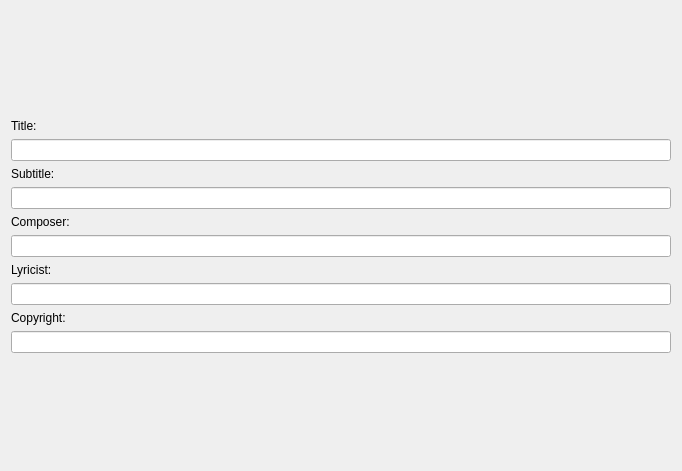
<?xml version="1.0" encoding="UTF-8"?>
<ui version="4.0">
 <class>MpNewWizard</class>
 <widget class="QWidget" name="MpNewWizard">
  <property name="geometry">
   <rect>
    <x>0</x>
    <y>0</y>
    <width>682</width>
    <height>471</height>
   </rect>
  </property>
  <property name="windowTitle">
   <string/>
  </property>
  <layout class="QGridLayout">
   <item row="9" column="1">
    <widget class="QLineEdit" name="poet">
     <property name="maximumSize">
      <size>
       <width>800</width>
       <height>16777215</height>
      </size>
     </property>
     <property name="accessibleName">
      <string>Lyricist</string>
     </property>
     <property name="accessibleDescription">
      <string>Insert lyricist's name here</string>
     </property>
    </widget>
   </item>
   <item row="13" column="1">
    <spacer>
     <property name="orientation">
      <enum>Qt::Vertical</enum>
     </property>
     <property name="sizeHint" stdset="0">
      <size>
       <width>20</width>
       <height>40</height>
      </size>
     </property>
    </spacer>
   </item>
   <item row="4" column="1">
    <widget class="QLineEdit" name="subtitle">
     <property name="maximumSize">
      <size>
       <width>800</width>
       <height>16777215</height>
      </size>
     </property>
     <property name="accessibleName">
      <string>Subtitle</string>
     </property>
     <property name="accessibleDescription">
      <string>Insert subtitle here</string>
     </property>
    </widget>
   </item>
   <item row="6" column="1">
    <widget class="QLineEdit" name="composer">
     <property name="maximumSize">
      <size>
       <width>800</width>
       <height>16777215</height>
      </size>
     </property>
     <property name="accessibleName">
      <string>Composer</string>
     </property>
     <property name="accessibleDescription">
      <string>Insert composer's name here</string>
     </property>
    </widget>
   </item>
   <item row="2" column="1">
    <widget class="QLineEdit" name="title">
     <property name="maximumSize">
      <size>
       <width>800</width>
       <height>16777215</height>
      </size>
     </property>
     <property name="accessibleName">
      <string>Title</string>
     </property>
     <property name="accessibleDescription">
      <string>Insert title here</string>
     </property>
    </widget>
   </item>
   <item row="10" column="1">
    <widget class="QLabel" name="label_5">
     <property name="text">
      <string>Copyright:</string>
     </property>
    </widget>
   </item>
   <item row="7" column="1">
    <widget class="QLabel" name="label_4">
     <property name="text">
      <string>Lyricist:</string>
     </property>
    </widget>
   </item>
   <item row="5" column="1">
    <widget class="QLabel" name="label_3">
     <property name="text">
      <string>Composer:</string>
     </property>
    </widget>
   </item>
   <item row="1" column="1">
    <widget class="QLabel" name="label">
     <property name="text">
      <string>Title:</string>
     </property>
    </widget>
   </item>
   <item row="3" column="1">
    <widget class="QLabel" name="label_2">
     <property name="text">
      <string>Subtitle:</string>
     </property>
    </widget>
   </item>
   <item row="0" column="1">
    <spacer name="verticalSpacer">
     <property name="orientation">
      <enum>Qt::Vertical</enum>
     </property>
     <property name="sizeHint" stdset="0">
      <size>
       <width>20</width>
       <height>40</height>
      </size>
     </property>
    </spacer>
   </item>
   <item row="11" column="1">
    <widget class="QLineEdit" name="copyright">
     <property name="maximumSize">
      <size>
       <width>800</width>
       <height>16777215</height>
      </size>
     </property>
     <property name="accessibleName">
      <string>Copyright</string>
     </property>
     <property name="accessibleDescription">
      <string>Insert copyright here</string>
     </property>
    </widget>
   </item>
  </layout>
 </widget>
 <resources/>
 <connections/>
</ui>
